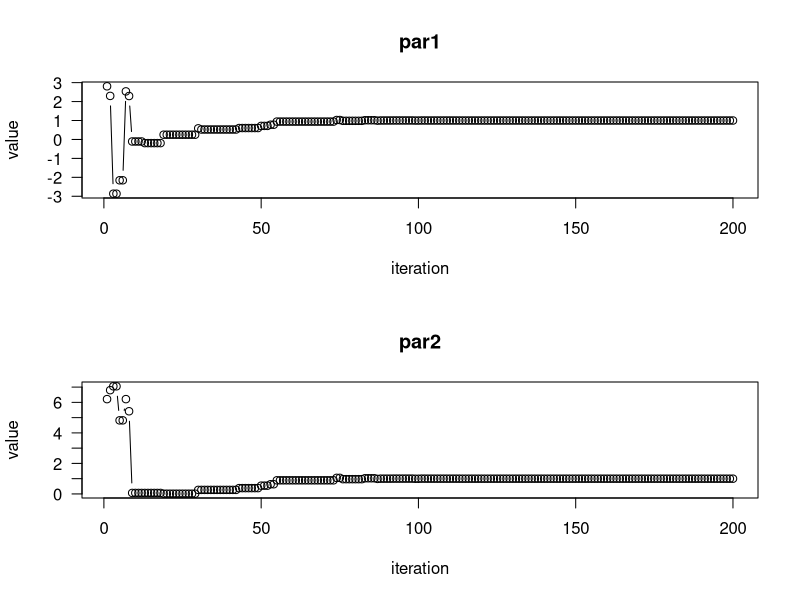
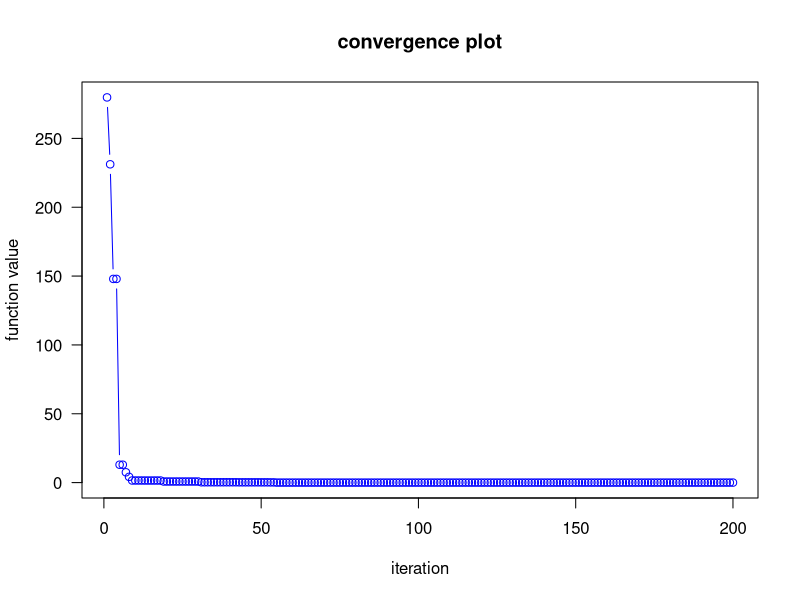
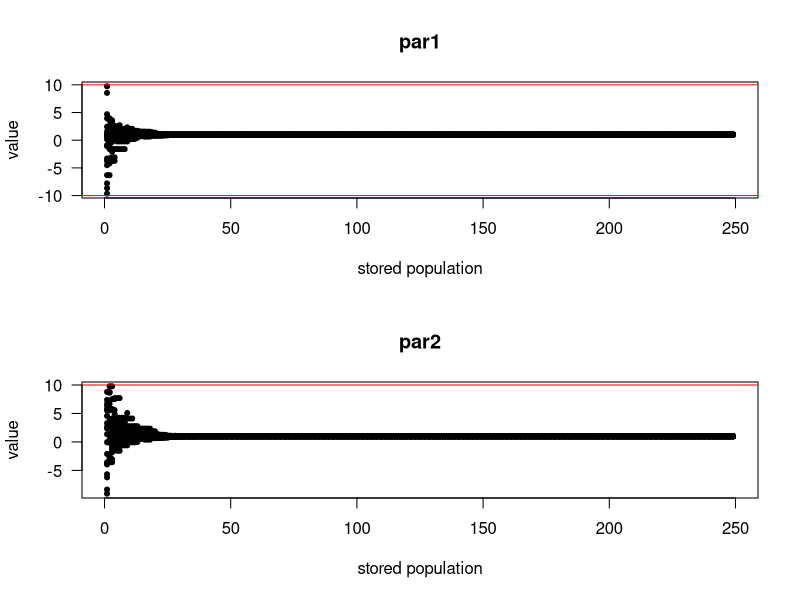
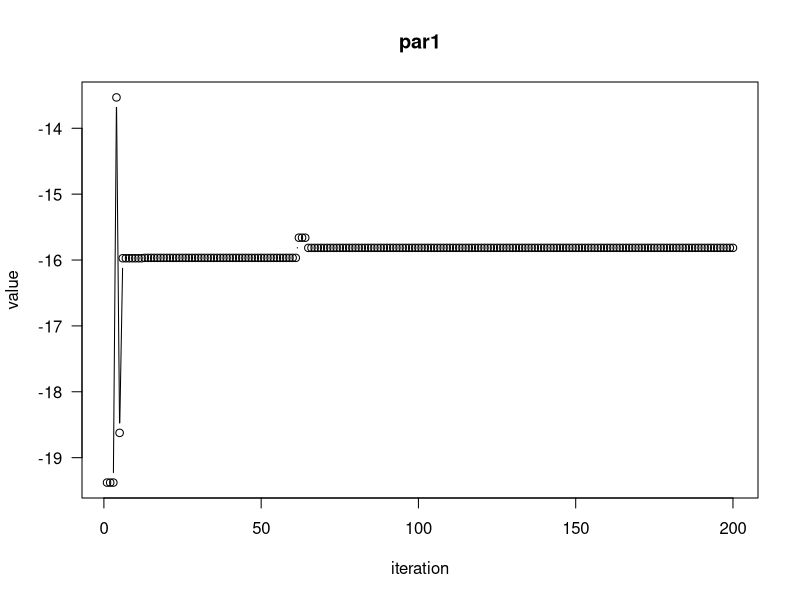
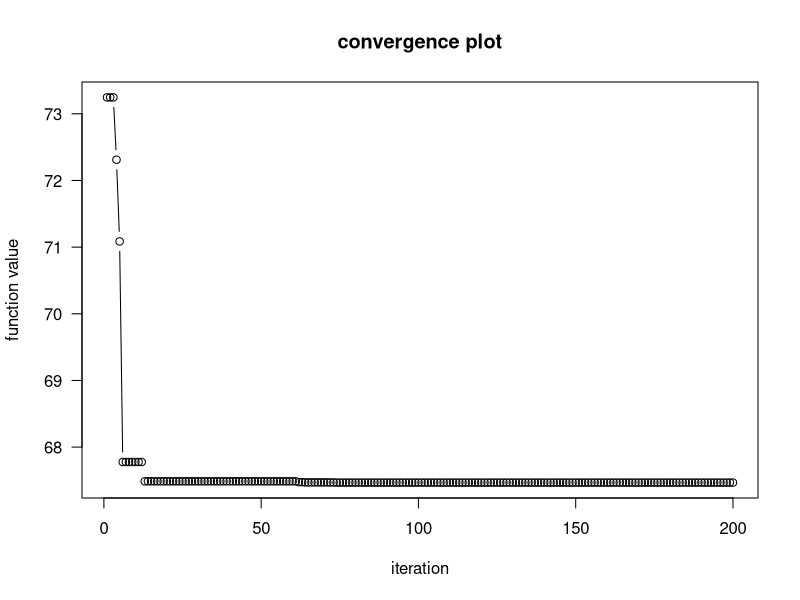

Generate these figures, in order, with R:
library(DEoptim)


### Name: DEoptim-methods
### Title: DEoptim-methods
### Aliases: DEoptim-methods plot.DEoptim summary.DEoptim
### Keywords: methods

### ** Examples

  ## Rosenbrock Banana function
  ## The function has a global minimum f(x) = 0 at the point (1,1).  
  ## Note that the vector of parameters to be optimized must be the first 
  ## argument of the objective function passed to DEoptim.
  Rosenbrock <- function(x){
    x1 <- x[1]
    x2 <- x[2]
    100 * (x2 - x1 * x1)^2 + (1 - x1)^2
  }

  lower <- c(-10, -10)
  upper <- -lower
  
  set.seed(1234)
  outDEoptim <- DEoptim(Rosenbrock, lower, upper)
  
  ## print output information
  summary(outDEoptim)

  ## plot the best members
  plot(outDEoptim, type = 'b')

  ## plot the best values
  dev.new()
  plot(outDEoptim, plot.type = "bestvalit", type = 'b', col = 'blue')

  ## rerun the optimization, and store intermediate populations
  outDEoptim <- DEoptim(Rosenbrock, lower, upper,
                        DEoptim.control(itermax = 500,
                        storepopfrom = 1, storepopfreq = 2))
  summary(outDEoptim)
  
  ## plot intermediate populations
  dev.new()
  plot(outDEoptim, plot.type = "storepop")

  ## Wild function
  Wild <- function(x)
    10 * sin(0.3 * x) * sin(1.3 * x^2) +
       0.00001 * x^4 + 0.2 * x + 80

  outDEoptim = DEoptim(Wild, lower = -50, upper = 50,
                       DEoptim.control(trace = FALSE, storepopfrom = 50,
                       storepopfreq = 1))
  
  plot(outDEoptim, type = 'b')

  dev.new()
  plot(outDEoptim, plot.type = "bestvalit", type = 'b')

## Not run: 
##D   ## an example with a normal mixture model: requires package mvtnorm
##D   library(mvtnorm)
##D 
##D   ## neg value of the density function
##D   negPdfMix <- function(x) {
##D      tmp <- 0.5 * dmvnorm(x, c(-3, -3)) + 0.5 * dmvnorm(x, c(3, 3))
##D      -tmp
##D   }
##D 
##D   ## wrapper plotting function
##D   plotNegPdfMix <- function(x1, x2)
##D      negPdfMix(cbind(x1, x2))
##D 
##D   ## contour plot of the mixture
##D   x1 <- x2 <- seq(from = -10.0, to = 10.0, by = 0.1)
##D   thexlim <- theylim <- range(x1)
##D   z <- outer(x1, x2, FUN = plotNegPdfMix)
##D   
##D   contour(x1, x2, z, nlevel = 20, las = 1, col = rainbow(20),
##D      xlim = thexlim, ylim = theylim)
##D 
##D   set.seed(1234)
##D   outDEoptim <- DEoptim(negPdfMix, c(-10, -10), c(10, 10),
##D      DEoptim.control(NP = 100, itermax = 100, storepopfrom = 1,
##D      storepopfreq = 5))
##D 
##D   ## convergence plot
##D   dev.new()
##D   plot(outDEoptim)
##D   
##D   ## the intermediate populations indicate the bi-modality of the function
##D   dev.new()
##D   plot(outDEoptim, plot.type = "storepop")
## End(Not run)
